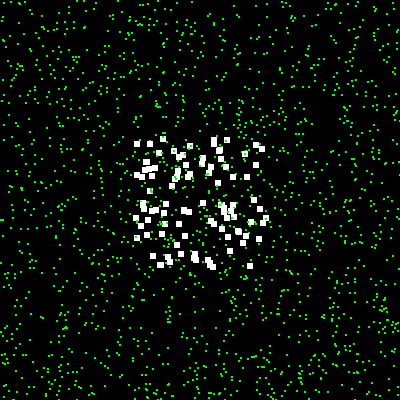
Frame 1 (no input)
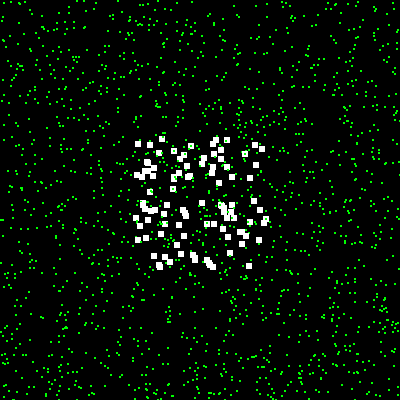
Frame 60 (the mouse pressed at the canvas centre just before this capture)
Frame 120 (the mouse held since frame 60 and released just before this capture): identical to frame 60, image omitted

The Processing sketch that drew these frames (run headless with seeded random() and noise(); from frame 60 on, the mouse is pressed at the canvas centre):

// Processing sketch: agents
// ── agents.pde
// TODO: Don't render agents, render world. States can hold agents. 

import java.util.Set;
import java.util.HashSet;
import java.util.Map;
import java.util.HashMap;

Set<Agent> agents;
State[][] world;
final int numAgents = 100;  
final int AGENT_LIFE_LENGTH = 1000;
final int FOOD_RATE = 1; // percent of states starting with food
int day = 0;

void setup() {
  size(400, 400);
  
  print("initializing...");
  
  // initialize world
  world = new State[height][width];
  for(int x = 0; x < width; x++) {
    for (int y = 0; y < height; y++) {
      float percent = random(100);
      boolean hasFood = (percent < FOOD_RATE);
      world[y][x] = new State(new Point(x, y), hasFood);
    }
  }
  
  // initialize agents
  agents = new HashSet<Agent>();
  for (int i = 0; i < numAgents; i++) {
    Policy startingPolicy = generateRandomPolicy();
    int startX = (int)random(height/3, height * 2/3);
    int startY = (int)random(width / 3, width * 2/3);
    agents.add(new Agent(world[startY][startX], startingPolicy)); 
  }
  println("...done");
}

void draw() {
  background(0);
  println("day " + (day++) + ", " + agents.size() + " agents");
  for (Agent agent : new HashSet<Agent>(agents)) { 
    agent.act();
  }
  for (State[] yStates : world) {
    for (State state : yStates) {
      state.render();
    }
  }
}

Policy generateRandomPolicy() {
  Map<State, Action> policy = new HashMap<State, Action>();
   for (int  y = 0; y < height; y++) {
     for (int x = 0; x < width; x++) {
       State currState = world[y][x];
       int randomVal = (int)random(0, 4);
       Action randomAction;
       switch (randomVal) {
          case 0: {
            randomAction = Action.UP;
            break;
          } case 1: {
            randomAction = Action.DOWN;
            break;
          } case 2: {
            randomAction = Action.LEFT;
            break;
          } case 3: {
            randomAction = Action.RIGHT;
            break;
          } default: {
            throw new RuntimeException("Error: unexpected value while generating policy");
          }
       }
       policy.put(currState, randomAction);
     }
   }
   return new Policy(policy);
}

Policy crossPolicies(Policy one, Policy two) {
  Map<State, Action> resultPolicy = new HashMap<State, Action>();
  for (State[] yStates : world) {
    for (State state : yStates) {
      int randomVal = (int)random(0, 2);
      if (randomVal == 0) {
         resultPolicy.put(state, one.getAction(state)); 
      } else {
        resultPolicy.put(state, two.getAction(state));
      }
    }
  }
  return new Policy(resultPolicy);
}

class Agent {
   private Policy policy;
   private State state;
   private int remainingLife;
   private boolean hasEaten;
    
    public Agent(State startState, Policy policy) {
      this.policy = policy;
      this.state = startState;
      this.remainingLife = AGENT_LIFE_LENGTH;
    }
    
    public void act() {
      move();
      eat();
    }
    
    private void eat() {
     if (state.removeFood()) {
       println("eating!!");
      this.hasEaten = true; 
      remainingLife = AGENT_LIFE_LENGTH;
     }
    }
    
    private void move() {
      this.remainingLife--;
      this.state.removeAgent(this);
      if (remainingLife <= 0) {
        agents.remove(this);
        return;
      }
      Point location = state.getLocation();
      switch (policy.getAction(state)) {
        case UP: {
          if (location.y > 0) {
            this.state = world[location.y+1][location.x];
          }
          break;
        }
        case DOWN: {
          if (location.y > height) { 
            this.state = world[location.y - 1][location.x];
          }
          break;
        }
        case LEFT: {
          if (location.x > 0) {
            this.state = world[location.y][location.x - 1];
          }
         break;
        }
        case RIGHT: {
          if (location.x < width) {
            this.state = world[location.y][location.x + 1];
          }
          break;
        }
      }
      this.state.addAgent(this);
    }
    
    public void replicate(Agent otherAgent) {
      if (hasEaten) {
       hasEaten = false; 
      } else {
        // agent must have eaten to replicate
       return; 
      }
      println("replicating!");
      Agent child = new Agent(this.state, crossPolicies(this.getPolicy(), otherAgent.getPolicy()));
      this.state.addAgent(child);
      agents.add(child);
    }
    
    public Policy getPolicy() {
      return this.policy;
    }
}

class Policy {
   Map<State, Action> policy;
   
   public Policy(Map<State, Action> policy) {
     this.policy = policy;
   }
   
   public Action getAction(State state) {
      return policy.get(state); 
   }
}

class State {
  Point location;
  Set<Agent> agents;
  boolean hasFood;
  
  public State(Point loc, boolean hasFood) {
    this.location = loc;
    this.agents = new HashSet<Agent>();
    this.hasFood = hasFood;
  }
  
  public Point getLocation() {
     return location; 
  }
  
  public void setLocation(Point loc) {
    this.location = loc;
  }
  
  public void addAgent(Agent agent) {
    this.agents.add(agent);
  }
  
  public void removeAgent(Agent agent) {
    this.agents.remove(agent);
  }
  
  public boolean removeFood() {
     if (hasFood) {
       hasFood = false;
       return true;
     }
     return false;
  }
  
  public void render() {
    if (!this.agents.isEmpty()) {
      stroke(255);
      fill(255);
      rect(location.x, location.y, 5, 5);
    }
    if (hasFood) {
      stroke(0, 255, 0);
      fill(0, 255, 0);
      rect(location.x, location.y, 1, 1); //<>//
    }
    for (Agent agent : new ArrayList<Agent>(agents)) {
      for (Agent otherAgent : new ArrayList<Agent>(agents)) {
        if (!agent.equals(otherAgent)) {
         agent.replicate(otherAgent); 
        }
      }
    }
  }
  
  public String toString() {
     return "State at: " + location.y + ", " + location.x; 
  }
}

enum Action {
   UP, DOWN, LEFT, RIGHT 
}

class Point {
  int x;
  int y;
  
  public Point(int x, int y) {
    this.x = x;
    this.y = y;
  }
}
